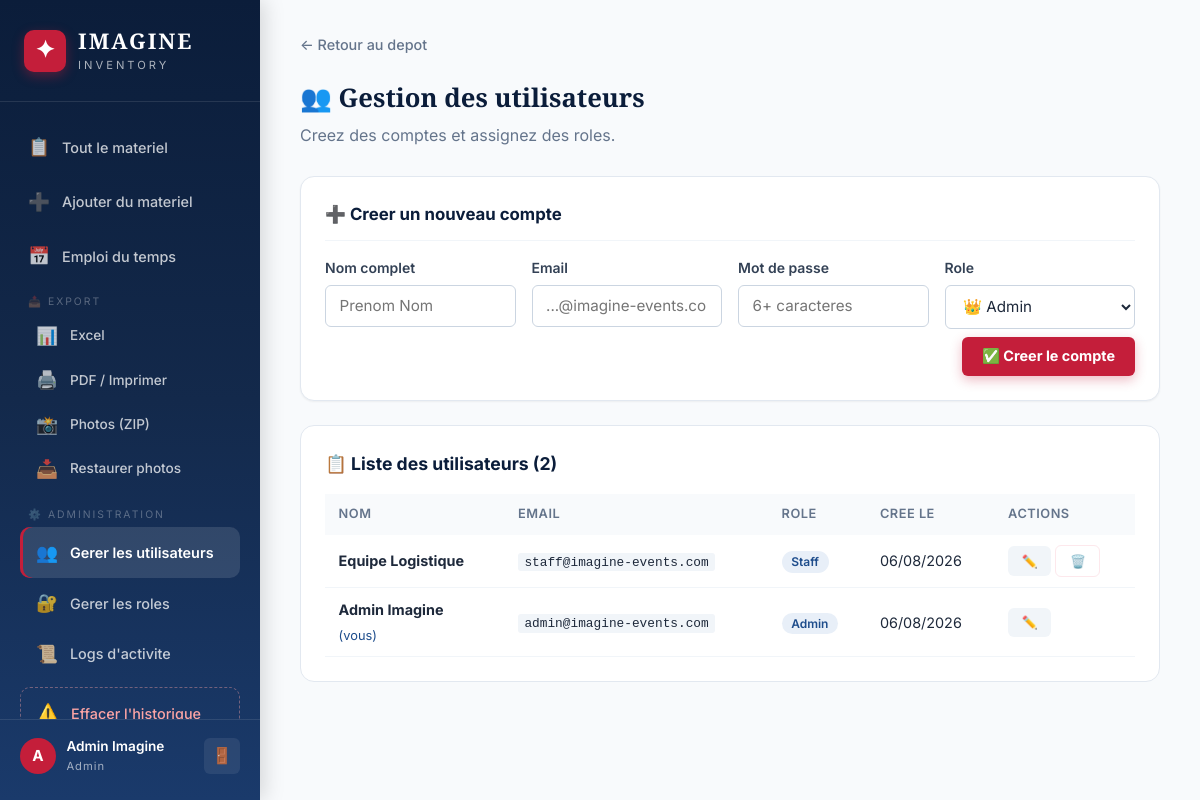
Page /admin/users (signed in) on the committed database.
### app.py (models this page shows, shortened)
class User(UserMixin, db.Model):
    __tablename__ = 'users'
    id = db.Column(db.Integer, primary_key=True); email = db.Column(db.String(150), unique=True, nullable=False)
    password_hash = db.Column(db.String(256), nullable=False); full_name = db.Column(db.String(150), nullable=False)
    role_id = db.Column(db.Integer, db.ForeignKey('roles.id'), nullable=True)
    created_at = db.Column(db.DateTime, default=tunisia_now)
    borrows = db.relationship('Borrow', backref='user', lazy=True)
    event_assignments = db.relationship('EventAssignment', backref='user', lazy=True)
    notifications = db.relationship('Notification', backref='user', lazy=True, foreign_keys='Notification.user_id')
    def has_permission(self, perm):
        role = db.session.get(CustomRole, self.role_id) if self.role_id else None
        return role.has_permission(perm) if role else False
    @property
    def role_name(self):
        role = db.session.get(CustomRole, self.role_id) if self.role_id else None
        return role.name if role else 'Aucun role'
    @property
    def unread_notifications(self):
        return Notification.query.filter_by(user_id=self.id, read=False).count()

class CustomRole(db.Model):
    __tablename__ = 'roles'
    id = db.Column(db.Integer, primary_key=True); name = db.Column(db.String(100), unique=True, nullable=False)
    icon = db.Column(db.String(10), default='👤'); description = db.Column(db.String(250), default='')
    permissions = db.Column(db.Text, default=''); created_at = db.Column(db.DateTime, default=tunisia_now)
    users = db.relationship('User', backref='role', lazy=True)
    def get_permissions(self):
        try: return json.loads(self.permissions) if self.permissions else []
        except: return []
    def has_permission(self, p): return p in self.get_permissions()

### app.py (the view)
@app.route('/admin/users')
@permission_required('manage_users')
def manage_users():
    users = User.query.order_by(User.created_at.desc()).all()
    return render_template('manage_users.html', users=users, all_roles=CustomRole.query.order_by(CustomRole.name).all())

### app.py (called while the page is built)
@login_manager.user_loader
def load_user(uid): return db.session.get(User, int(uid))

def permission_required(perm):
    def decorator(f):
        @wraps(f)
        @login_required
        def decorated(*args, **kwargs):
            if not current_user.has_permission(perm):
                try: log_action('permission_denied', f'Tentative d\'acces refuse : {perm}')
                except: pass
                flash('Acces refuse. Permission requise : ' + perm, 'error')
                return redirect(url_for('dashboard'))
            return f(*args, **kwargs)
        return decorated
    return decorator

### templates/manage_users.html (shortened to what this page needs)
{% extends "base.html" %}
{% block content %}
<div class="form-page" style="max-width:900px">
    <div class="breadcrumb"><a href="{{ url_for('dashboard') }}">← Retour au depot</a></div>
    <div class="page-header"><h1>👥 Gestion des utilisateurs</h1><p>Creez des comptes et assignez des roles.</p></div>
    <div class="form-card" style="margin-bottom:1.5rem">
        <h3 style="font-size:1.05rem;color:var(--blue-deep);margin-bottom:1rem;padding-bottom:.75rem;border-bottom:1px solid var(--gray-100)">➕ Creer un nouveau compte</h3>
        <form method="POST" action="{{ url_for('create_user') }}">
            <div class="form-row" style="grid-template-columns:1fr 1fr 1fr 1fr">
                <div class="form-group"><label>Nom complet</label><input type="text" name="full_name" required placeholder="Prenom Nom"></div>
                <div class="form-group"><label>Email</label><input type="email" name="email" required placeholder="...@imagine-events.com"></div>
                <div class="form-group"><label>Mot de passe</label><input type="password" name="password" required placeholder="6+ caracteres"></div>
                <div class="form-group"><label>Role</label><select name="role_id">{% for r in all_roles %}<option value="{{ r.id }}">{{ r.icon }} {{ r.name }}</option>{% endfor %}</select></div>
            </div>
            <div style="display:flex;justify-content:flex-end;padding-top:.5rem"><button class="btn btn-accent">✅ Creer le compte</button></div>
        </form>
    </div>
    <div class="detail-section"><h2>📋 Liste des utilisateurs ({{ users|length }})</h2>
        <div class="history-table-wrapper"><table class="history-table"><thead><tr><th>Nom</th><th>Email</th><th>Role</th><th>Cree le</th><th>Actions</th></tr></thead><tbody>
            {% for u in users %}<tr>
                <td><strong>{{ u.full_name }}</strong>{% if u.id == current_user.id %} <small style="color:var(--blue);font-weight:400">(vous)</small>{% endif %}</td>
                <td><code style="font-size:.8rem">{{ u.email }}</code></td>
                <td><span class="status-badge" style="background:var(--blue-pale);color:var(--blue)">{{ u.role_name }}</span></td>
                <td>{{ u.created_at.strftime('%d/%m/%Y') }}</td>
                <td>
                    <button class="btn btn-sm btn-secondary edit-user-btn" data-user='{"id":{{ u.id }},"name":{{ u.full_name|tojson }},"email":{{ u.email|tojson }},"role_id":{{ u.role_id or 0 }}}'>✏️</button>
                    {% if u.id != current_user.id %}
                    <form method="POST" action="{{ url_for('delete_user',uid=u.id) }}" style="display:inline" onsubmit="return confirm('Supprimer {{ u.full_name|replace("'","\\'") }} ?')"><button class="btn btn-sm btn-danger">🗑️</button></form>
                    {% endif %}
                </td>
            </tr>{% endfor %}
        </tbody></table></div>
    </div>
</div>
{% endblock %}

### templates/base.html (shortened to what this page needs)
<!DOCTYPE html>
<html lang="fr">
<head>
    <link rel="stylesheet" href="{{ url_for('static', filename='css/style.css') }}">
</head>
<body>
    {% if current_user.is_authenticated %}
    {% if current_user.has_permission('borrow_equipment') or current_user.has_permission('manage_equipment') or current_user.has_permission('manage_users') %}
    <aside class="sidebar" id="sidebar">
        <div class="sidebar-brand">
            <div class="brand-icon">✦</div>
            <div class="brand-text">
                <span class="brand-name">IMAGINE</span>
                <span class="brand-sub">Inventory</span>
            </div>
        </div>
        <nav class="sidebar-nav">
            <a href="{{ url_for('dashboard') }}" class="nav-item {% if request.endpoint == 'dashboard' %}active{% endif %}">
                <span class="nav-icon">📋</span><span>Tout le materiel</span>
            </a>
            {% if current_user.has_permission('manage_equipment') %}
            <a href="{{ url_for('add_equipment') }}" class="nav-item {% if request.endpoint == 'add_equipment' %}active{% endif %}">
                <span class="nav-icon">➕</span><span>Ajouter du materiel</span>
            </a>
            {% endif %}
            <a href="{{ url_for('schedule') }}" class="nav-item {% if request.endpoint == 'schedule' %}active{% endif %}">
                <span class="nav-icon">📅</span><span>Emploi du temps</span>
            </a>
            {% if current_user.has_permission('manage_equipment') %}
            <div style="margin:.25rem 0;padding:0 .5rem">
                <div style="font-size:.65rem;text-transform:uppercase;color:rgba(255,255,255,.3);letter-spacing:2px;padding:.25rem .5rem">📤 Export</div>
                <a href="{{ url_for('export_excel') }}" class="nav-item" style="font-size:.85rem;padding:.5rem 1rem">
                    <span class="nav-icon">📊</span><span>Excel</span>
                </a>
                <a href="{{ url_for('export_printer') }}" class="nav-item" style="font-size:.85rem;padding:.5rem 1rem" target="_blank">
                    <span class="nav-icon">🖨️</span><span>PDF / Imprimer</span>
                </a>
                {% if current_user.has_permission('manage_database') %}
                <a href="{{ url_for('export_photos_zip') }}" class="nav-item" style="font-size:.85rem;padding:.5rem 1rem">
                    <span class="nav-icon">📸</span><span>Photos (ZIP)</span>
                </a>
                <a href="{{ url_for('restore_photos') }}" class="nav-item" style="font-size:.85rem;padding:.5rem 1rem">
                    <span class="nav-icon">📥</span><span>Restaurer photos</span>
                </a>
                {% endif %}
            </div>
            {% endif %}
            {% if current_user.has_permission('manage_users') %}
            <div style="margin:.25rem 0;padding:0 .5rem">
                <div style="font-size:.65rem;text-transform:uppercase;color:rgba(255,255,255,.3);letter-spacing:2px;padding:.25rem .5rem">⚙️ Administration</div>
                <a href="{{ url_for('manage_users') }}" class="nav-item {% if request.endpoint == 'manage_users' %}active{% endif %}">
                    <span class="nav-icon">👥</span><span>Gerer les utilisateurs</span>
                </a>
                <a href="{{ url_for('manage_roles') }}" class="nav-item {% if request.endpoint == 'manage_roles' %}active{% endif %}">
                    <span class="nav-icon">🔐</span><span>Gerer les roles</span>
                </a>
                <a href="{{ url_for('activity_logs') }}" class="nav-item {% if request.endpoint == 'activity_logs' %}active{% endif %}">
                    <span class="nav-icon">📜</span><span>Logs d'activite</span>
                </a>
                <a href="#" class="nav-item nav-danger" onclick="openClearHistoryModal();return false" title="⚠️ A utiliser avec precaution">
                    <span class="nav-icon">⚠️</span><span>Effacer l'historique</span>
                </a>
            </div>
            {% endif %}
        </nav>
        <div class="sidebar-footer">
            <div class="user-info">
                <div class="user-avatar">{{ current_user.full_name[0] | upper }}</div>
                <div>
                    <div class="user-name">{{ current_user.full_name }}</div>
                    <div class="user-role">{{ current_user.role_name }}</div>
                </div>
            </div>
            <a href="{{ url_for('logout') }}" class="logout-btn" title="Deconnexion">🚪</a>
        </div>
    </aside>
    {% endif %}
    {% endif %}
    <main class="main-content ">
        {% block content %}{% endblock %}
    </main>
</body>
</html>

### rows in the picture
User: full_name "A", full_name "Admin Imagine", shows "(vous)", email "admin@imagine-events.com", role_name "Admin", created_at "06/08/2026"
CustomRole: role_name "Admin"
User: full_name "Equipe Logistique", email "staff@imagine-events.com", role_name "Staff", created_at "06/08/2026"

### other values in the picture
{{ users|length }} "2"
form field role_id "👑 Admin"
